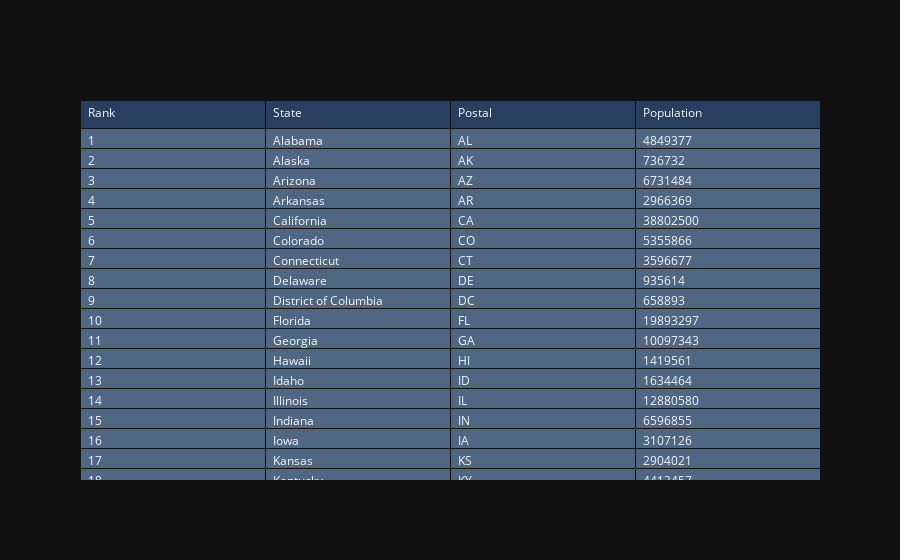

Notebook code for this chart:
### Code cell
fig = go.Figure(data=[go.Table(
    header=dict(values=list(dataset.columns),align='left'),
    cells=dict(values=dataset.values.T,align='left'))
])
fig.update_layout(template='plotly_dark')
fig.show()

### Figure 1 — Plotly figure (JSON) as saved in the notebook; plotly's stock layout.template omitted (floating-point values rounded to 4 significant figures; data arrays with more than 128 entries replaced by an {"elided": "..."} marker saying what was removed)
{"data": [{"cells": {"align": "left", "values": {"elided": "4x52 mixed values"}}, "header": {"align": "left", "values": ["Rank", "State", "Postal", "Population"]}, "type": "table"}], "layout": {}}
